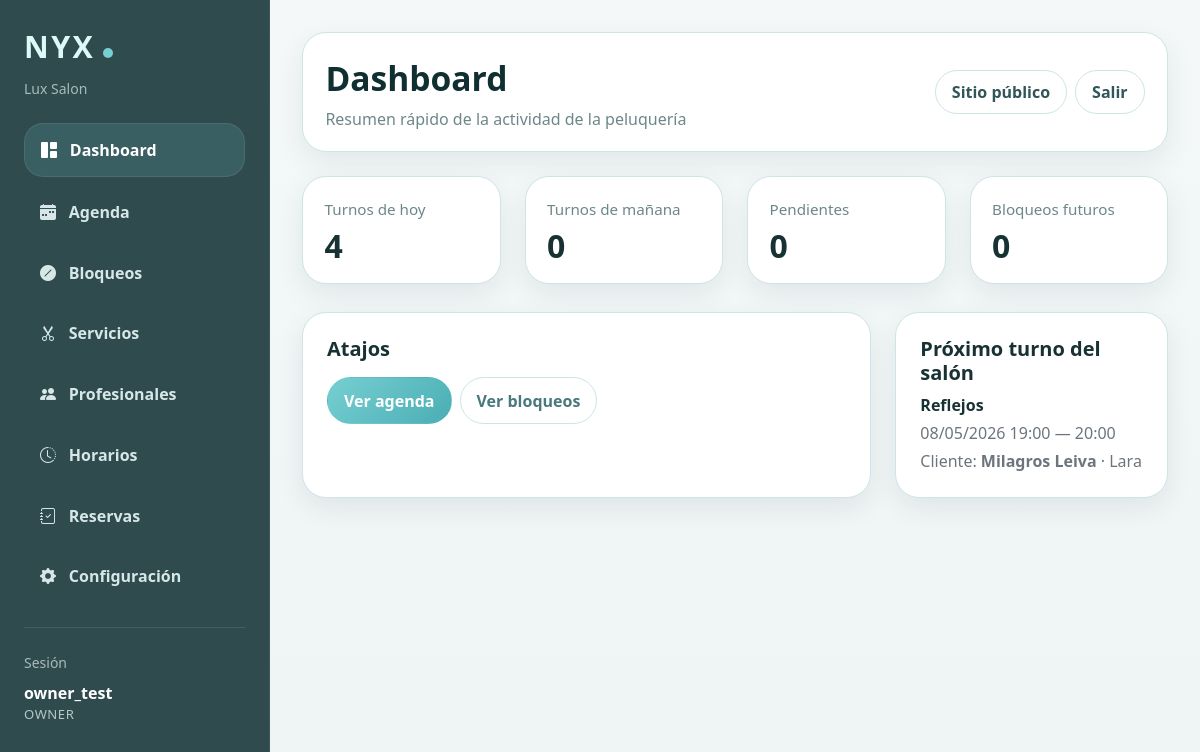
Screenshot of /panel/ (signed in) with the database file from the repository.
### reservas/models.py (models this page shows, shortened)
class Salon(models.Model):
    PAYMENT_METHOD_CHOICES = [
        ('transfer', 'Transferencia'),
        ('integrated', 'Pago integrado'),
        ('both', 'Transferencia y pago integrado'),
    ]
    name = models.CharField('Nombre', max_length=120)
    email = models.EmailField('Email', blank=True)
    phone = models.CharField('Teléfono', max_length=30, blank=True)
    address = models.CharField('Dirección', max_length=200, blank=True)
    is_active = models.BooleanField('Activo', default=True)
    created_at = models.DateTimeField(auto_now_add=True)
    deposit_enabled = models.BooleanField('Requerir seña', default=False)
    deposit_percentage = models.PositiveIntegerField('Porcentaje de seña', default=0)
    allow_full_payment = models.BooleanField('Permitir pago total', default=False)
    full_payment_required = models.BooleanField('Requerir pago total', default=False)
    payment_method = models.CharField(
        'Método de pago',
        max_length=20,
        choices=PAYMENT_METHOD_CHOICES,
        default='transfer'
    )
    payment_instructions = models.TextField('Instrucciones de pago', blank=True)
    allow_client_cancellation = models.BooleanField(
        'Permitir cancelación online por cliente',
        default=True
    )
    cancellation_limit_hours = models.PositiveIntegerField(
        'Horas límite para cancelar online',
        default=24
    )
    allow_client_reschedule = models.BooleanField(
        'Permitir modificación online por cliente',
        default=False
    )
    reschedule_limit_hours = models.PositiveIntegerField(
        'Horas límite para modificar online',
        default=24
    )
    class Meta:
        verbose_name = 'Peluquería'
        verbose_name_plural = 'Peluquerías'
        ordering = ['name']

class SalonMembership(models.Model):
    ROLE_CHOICES = [
        ('owner', 'Dueña/o'),
        ('staff', 'Staff'),
    ]
    user = models.ForeignKey(
        User,
        on_delete=models.CASCADE,
        related_name='salon_memberships'
    )
    salon = models.ForeignKey(
        Salon,
        on_delete=models.CASCADE,
        related_name='memberships'
    )
    role = models.CharField(
        max_length=20,
        choices=ROLE_CHOICES,
        default='staff'
    )
    is_active = models.BooleanField(default=True)
    created_at = models.DateTimeField(auto_now_add=True)
    class Meta:
        verbose_name = 'Membresía de peluquería'
        verbose_name_plural = 'Membresías de peluquería'
        unique_together = ('user', 'salon')

class BookingItem(models.Model):
    booking = models.ForeignKey(
        Booking,
        on_delete=models.CASCADE,
        related_name='items',
        verbose_name='Reserva'
    )
    service = models.ForeignKey(
        Service,
        on_delete=models.PROTECT,
        related_name='booking_items',
        verbose_name='Servicio'
    )
    employee = models.ForeignKey(
        Employee,
        on_delete=models.PROTECT,
        related_name='booking_items',
        verbose_name='Profesional'
    )
    start_datetime = models.DateTimeField(verbose_name='Inicio')
    end_datetime = models.DateTimeField(verbose_name='Fin')
    order = models.PositiveIntegerField(default=0, verbose_name='Orden')
    class Meta:
        ordering = ['order', 'start_datetime']
        verbose_name = 'Bloque de trabajo'
        verbose_name_plural = 'Bloques de trabajo'

class Service(models.Model):
    name = models.CharField(max_length=100)
    price = models.DecimalField(max_digits=10, decimal_places=2)
    duration_minutes = models.PositiveIntegerField()
    description = models.TextField(blank=True)
    is_active = models.BooleanField(default=True)
    salon = models.ForeignKey(
        Salon,
        on_delete=models.CASCADE,
        related_name='services',
        verbose_name='Peluquería',
    )

class Booking(models.Model):
    MODE_CHOICES = [
        ('consecutive', 'Consecutivos'),
        ('independent', 'Horarios independientes'),
    ]
    STATUS_CHOICES = [
        ('pending', 'Pendiente'),
        ('confirmed', 'Confirmado'),
        ('completed', 'Finalizado'),
        ('cancelled', 'Cancelado'),
        ('expired', 'Expirado'),
    ]
    PAYMENT_CHOICE_CHOICES = [
        ('none', 'Sin pago'),
        ('deposit', 'Seña'),
        ('full', 'Pago total'),
    ]
    PAYMENT_STATUS_CHOICES = [
        ('not_required', 'No requerido'),
        ('pending', 'Pendiente'),
        ('reported', 'Informado'),
        ('verified', 'Verificado'),
        ('rejected', 'Rechazado'),
    ]
    salon = models.ForeignKey(
        Salon,
        on_delete=models.CASCADE,
        related_name='bookings',
        verbose_name='Peluquería'
    )
    customer_name = models.CharField(max_length=100)
    customer_phone = models.CharField(max_length=30)
    customer_email = models.EmailField('Email', blank=True, null=True)
    notes = models.TextField(blank=True)
    booking_mode = models.CharField(
        max_length=20,
        choices=MODE_CHOICES,
        default='consecutive',
        verbose_name='Modo de reserva'
    )
    status = models.CharField(
        max_length=20,
        choices=STATUS_CHOICES,
        default='pending'
    )
    created_at = models.DateTimeField(auto_now_add=True)
    client_manage_token = models.UUIDField(
        'Token de gestión del cliente',
        unique=True,
        editable=False,
        null=True,
        blank=True
    )
    cancelled_at = models.DateTimeField(
        'Cancelado el',
        null=True,
        blank=True
    )
    cancelled_by_client = models.BooleanField(
        'Cancelado por cliente',
        default=False
    )
    payment_choice = models.CharField(
        max_length=20,
        choices=PAYMENT_CHOICE_CHOICES,
        default='none'
    )
    payment_status = models.CharField(
        max_length=20,
        choices=PAYMENT_STATUS_CHOICES,
        default='not_required'
    )
    payment_required_amount = models.DecimalField(
        max_digits=10,
        decimal_places=2,
        default=0
    )
    payment_provider = models.CharField(
        max_length=30,
        blank=True,
        default=''
    )
    external_payment_id = models.CharField(
        max_length=120,
        blank=True,
        default=''
    )
    payment_checkout_url = models.URLField(
        blank=True,
        default=''
    )
    payment_reference = models.CharField(
        max_length=120,
        blank=True,
        default=''
    )
    payment_expires_at = models.DateTimeField(
        null=True,
        blank=True
    )
    payment_verified_at = models.DateTimeField(
        null=True,
        blank=True
    )
    selected_payment_method = models.CharField(
        max_length=20,
        blank=True,
        default=''
    )

class Employee(models.Model):
    user = models.OneToOneField(
        User,
        on_delete=models.SET_NULL,
        null=True,
        blank=True,
        related_name='employee_profile',
        verbose_name='Usuario'
    )
    name = models.CharField(max_length=100)
    phone = models.CharField(max_length=30, blank=True)
    is_active = models.BooleanField(default=True)
    services = models.ManyToManyField(Service, blank=True, related_name='employees')
    salon = models.ForeignKey(
        Salon,
        on_delete=models.CASCADE,
        related_name='employees',
        verbose_name='Peluquería',
    )

### reservas/panel_views.py (the view)
# urls.py: path('panel/', panel_views.panel_dashboard, name='panel_dashboard'),
@login_required
def panel_dashboard(request):
    if request.user.is_superuser:
        return redirect('/admin/')
    expire_unpaid_bookings()
    mark_completed_bookings()
    mark_completed_appointments()
    expire_unpaid_bookings()
    salon = get_user_salon(request.user)
    employee = get_user_employee(request.user)
    today = timezone.localdate()
    tomorrow = today + timedelta(days=1)
    now = timezone.localtime()
    if not salon:
        raise PermissionDenied("Tu usuario no está asociado a ninguna peluquería.")
    booking_items = BookingItem.objects.select_related(
        'booking', 'booking__salon', 'employee', 'service'
    )
    time_off_blocks = EmployeeTimeOff.objects.select_related(
        'employee', 'employee__salon'
    )
    if is_owner_user(request.user):
        booking_items = booking_items.filter(booking__salon=salon)
        time_off_blocks = time_off_blocks.filter(employee__salon=salon)
    elif is_staff_user(request.user) and employee:
        booking_items = booking_items.filter(employee=employee)
        time_off_blocks = time_off_blocks.filter(employee=employee)
    else:
        booking_items = booking_items.none()
        time_off_blocks = time_off_blocks.none()
    future_items = booking_items.filter(start_datetime__gte=now)
    today_items = booking_items.filter(start_datetime__date=today)
    tomorrow_items = booking_items.filter(start_datetime__date=tomorrow)
    next_item = future_items.order_by('start_datetime').first()
    context = {
        'panel_role': 'owner' if is_owner_user(request.user) else 'staff',
        'salon': salon,
        'today_count': today_items.count(),
        'tomorrow_count': tomorrow_items.count(),
        'pending_count': future_items.filter(booking__status='pending').count(),
        'confirmed_count': future_items.filter(booking__status='confirmed').count(),
        'time_off_count': time_off_blocks.filter(end_datetime__gte=now).count(),
        'next_item': next_item,
    }
    return render(request, 'reservas/panel/dashboard.html', context)

### reservas/templates/reservas/panel/dashboard.html (shortened to what this page needs)
{% extends "reservas/panel/base_panel.html" %}
{% block panel_title %}Dashboard{% endblock %}
{% block panel_subtitle %}Resumen rápido de la actividad de la peluquería{% endblock %}
{% block panel_content %}
<div class="row g-4">
  <div class="col-md-6 col-xl-3">
    <div class="nyx-card nyx-stat">
      <div class="nyx-stat-label">Turnos de hoy</div>
      <div class="nyx-stat-value">{{ today_count }}</div>
    </div>
  </div>
  <div class="col-md-6 col-xl-3">
    <div class="nyx-card nyx-stat">
      <div class="nyx-stat-label">Turnos de mañana</div>
      <div class="nyx-stat-value">{{ tomorrow_count }}</div>
    </div>
  </div>
  <div class="col-md-6 col-xl-3">
    <div class="nyx-card nyx-stat">
      <div class="nyx-stat-label">Pendientes</div>
      <div class="nyx-stat-value">{{ pending_count }}</div>
    </div>
  </div>
  <div class="col-md-6 col-xl-3">
    <div class="nyx-card nyx-stat">
      <div class="nyx-stat-label">Bloqueos futuros</div>
      <div class="nyx-stat-value">{{ time_off_count }}</div>
    </div>
  </div>
</div>
<div class="row g-4 mt-1">
  <div class="col-xl-8">
    <div class="nyx-card p-4 h-100">
      <h5 class="fw-bold mb-3">Atajos</h5>
      <div class="d-flex flex-wrap gap-2">
        <a href="{% url 'panel_agenda' %}?quick=today" class="nyx-filter-btn active">Ver agenda</a>
        <a href="{% url 'panel_bloqueos' %}" class="nyx-filter-btn">Ver bloqueos</a>
      </div>
    </div>
  </div>
  <div class="col-xl-4">
    <div class="nyx-card p-4 h-100">
      <h5 class="fw-bold mb-2">
        {% if panel_role == 'owner' %}
          Próximo turno del salón
        {% else %}
          Tu próximo turno
        {% endif %}
      </h5>
      {% if next_item %}
        <div class="fw-semibold mb-1">{{ next_item.service.name }}</div>
        <div class="text-secondary mb-1">
          {{ next_item.start_datetime|date:"d/m/Y H:i" }} — {{ next_item.end_datetime|date:"H:i" }}
        </div>
        <div class="text-secondary">
          Cliente: <strong>{{ next_item.booking.customer_name }}</strong>
          {% if panel_role == 'owner' %}
            · {{ next_item.employee.name }}
          {% endif %}
        </div>
      {% else %}
        <p class="text-secondary mb-0">
          No hay turnos futuros cargados.
        </p>
      {% endif %}
    </div>
  </div>
</div>
{% endblock %}

### reservas/templates/reservas/panel/base_panel.html (shortened to what this page needs)
{% load static %}
<!DOCTYPE html>
<html lang="es">
<head>
  <link href="https://cdn.jsdelivr.net/npm/bootstrap@5.3.3/dist/css/bootstrap.min.css" rel="stylesheet">
  <link rel="stylesheet" href="https://cdn.jsdelivr.net/npm/bootstrap-icons@1.11.3/font/bootstrap-icons.min.css">
</head>
<body>
  <div class="container-fluid px-0">
    <div class="row g-0">
      <div class="col-lg-auto">
        <aside class="nyx-sidebar p-3 p-lg-4">
          <div class="mb-4">
            <div class="nyx-brand">NYX<span class="nyx-logo-dot"></span></div>
            <div class="small nyx-session-label mt-2">{{ salon.name }}</div>
          </div>
          <nav class="d-flex flex-column gap-2">
            <a href="{% url 'panel_dashboard' %}" class="nyx-nav-link {% if request.resolver_match.url_name == 'panel_dashboard' %}active{% endif %}">
              <i class="bi bi-grid-1x2-fill"></i>
              <span>Dashboard</span>
            </a>
            <a href="{% url 'panel_agenda' %}?quick=today" class="nyx-nav-link {% if request.resolver_match.url_name == 'panel_agenda' %}active{% endif %}">
              <i class="bi bi-calendar-week-fill"></i>
              <span>Agenda</span>
            </a>
            <a href="{% url 'panel_bloqueos' %}" class="nyx-nav-link {% if request.resolver_match.url_name == 'panel_bloqueos' %}active{% endif %}">
              <i class="bi bi-slash-circle-fill"></i>
              <span>Bloqueos</span>
            </a>
            {% if panel_role == 'owner' %}
              <a href="{% url 'panel_services' %}" class="nyx-nav-link ">
                <i class="bi bi-scissors"></i>
                <span>Servicios</span>
              </a>
              <a href="{% url 'panel_employees' %}" class="nyx-nav-link ">
                <i class="bi bi-people-fill"></i>
                <span>Profesionales</span>
              </a>
              <a href="{% url 'panel_business_hours' %}" class="nyx-nav-link ">
                <i class="bi bi-clock-history"></i>
                <span>Horarios</span>
              </a>
              <a href="{% url 'panel_bookings' %}" class="nyx-nav-link {% if request.resolver_match.url_name == 'panel_bookings' or request.resolver_match.url_name == 'panel_booking_detail' %}active{% endif %}">
                <i class="bi bi-journal-check"></i>
                <span>Reservas</span>
              </a>
              <a href="{% url 'panel_settings' %}" class="nyx-nav-link {% if request.resolver_match.url_name == 'panel_settings' %}active{% endif %}">
                <i class="bi bi-gear-fill"></i>
                <span>Configuración</span>
              </a>
            {% endif %}
          </nav>
          <div class="mt-4 pt-4 border-top border-light border-opacity-10">
            <div class="small nyx-session-label mb-2">Sesión</div>
            <div class="nyx-session-user">{{ request.user.username }}</div>
            <div class="nyx-session-role">{{ panel_role }}</div>
          </div>
        </aside>
      </div>
      <div class="col">
        <main class="nyx-main">
          <div class="nyx-topbar d-flex justify-content-between align-items-center flex-wrap gap-3">
            <div>
              <div class="nyx-panel-title">{% block panel_title %}Panel{% endblock %}</div>
              <p class="nyx-panel-subtitle">{% block panel_subtitle %}Gestión interna NYX{% endblock %}</p>
            </div>
            <div class="d-flex align-items-center gap-2">
              <a href="/" class="nyx-outline-light">Sitio público</a>
              <a href="{% url 'panel_logout' %}" class="nyx-outline-light">Salir</a>
            </div>
          </div>
          {% block panel_content %}{% endblock %}
        </main>
      </div>
    </div>
  </div>
</body>
</html>

### rows the page displays
Salon: name "Lux Salon"
SalonMembership: role "OWNER"
BookingItem: service.name "Reflejos", start_datetime "08/05/2026 19:00", end_datetime "20:00", booking.customer_name "Milagros Leiva", employee.name "Lara"

### other values shown
{{ request.user.username }} "owner_test"
{{ today_count }} "4"
{{ tomorrow_count }} "0"
{{ pending_count }} "0"
{{ time_off_count }} "0"
